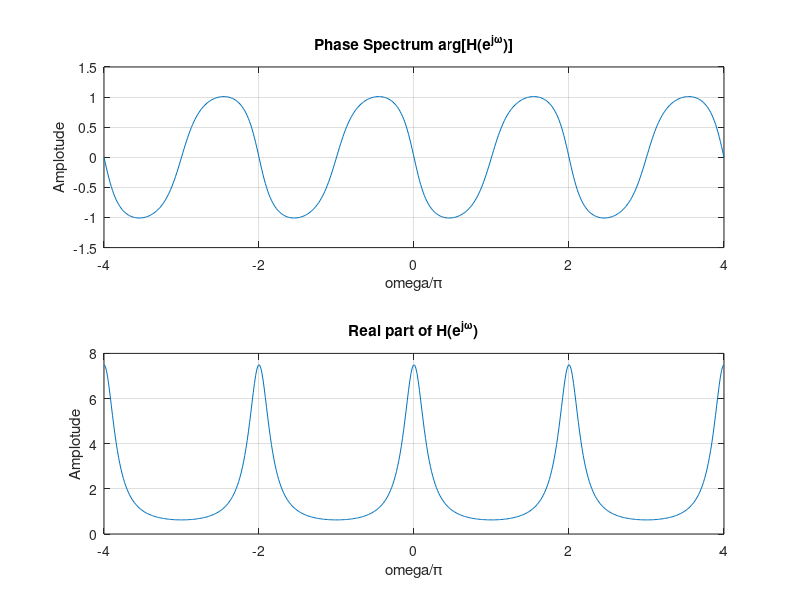

Here is the MATLAB script that generated this plot:
clf;
w = -4*pi:8*pi/511:4*pi;
num = [2 1];
den = [1 -0.6];
h = freqz(num, den, w);

%plot the DTFT
subplot(2,1,1)
plot(w/pi,real(h));grid;
title('Real part of H(e^{j\omega})');
xlabel('omega/\pi');
ylabel('Amplotude');

subplot(2,1,2)
plot(w/pi,real(h));grid;
title('Real part of H(e^{j\omega})');
xlabel('omega/\pi');
ylabel('Amplotude');

pause

subplot(2,1,1)
plot(w/pi,abs(h));grid;
title('Magnitude Spectrum | H(e^{j\omega}) |');
xlabel('omega/\pi');
ylabel('Amplotude');

subplot(2,1,1)
plot(w/pi,angle(h));grid;
title('Phase Spectrum arg[H(e^{j\omega})]');
xlabel('omega/\pi');
ylabel('Amplotude');
